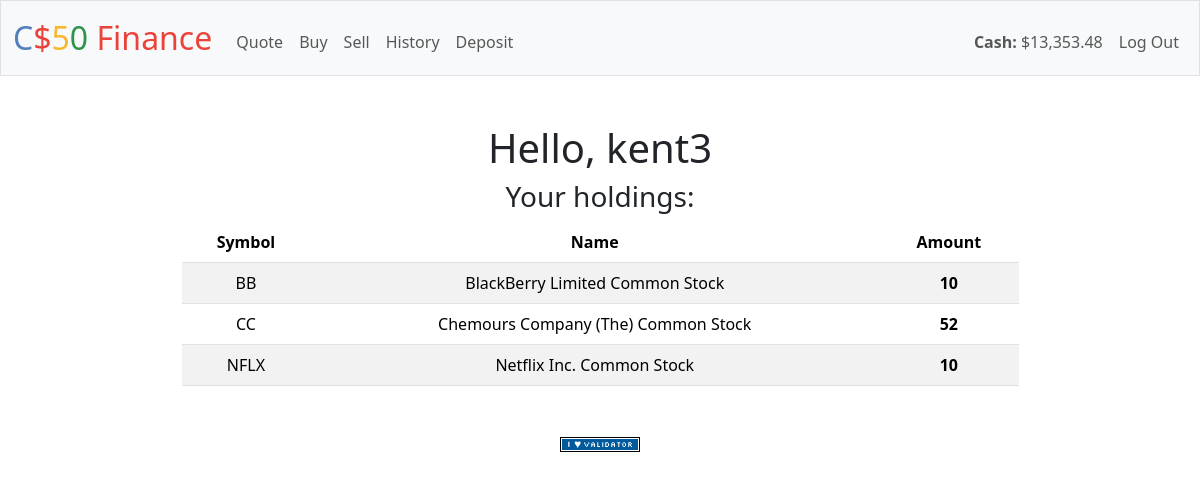
Page / (signed in) on the committed database.
### tables this page shows
CREATE TABLE holdings (
    id INTEGER PRIMARY KEY,
    user_id INTEGER NOT NULL,
    symbol TEXT NOT NULL,
    name TEXT NOT NULL,
    amount INTEGER NOT NULL,
    FOREIGN KEY (user_id) REFERENCES users(id) ON DELETE CASCADE,
    UNIQUE(user_id, symbol)
);

### app.py (the view)
@app.route("/")
@login_required
def index():
    name = session["username"]
    try:
        rows = holdings = db.execute(
            "SELECT symbol, name, amount FROM holdings WHERE user_id=? AND amount > 0 ORDER BY symbol ASC", session["user_id"])
        if not rows:
            flash("You have no active holdings.")
    except:
        flash("Failed to get user holdings.")
    return render_template("index.html", name=name, holdings=holdings)

### app.py (called while the page is built)
@app.after_request
def after_request(response):
    response.headers["Cache-Control"] = "no-cache, no-store, must-revalidate"
    response.headers["Expires"] = 0
    response.headers["Pragma"] = "no-cache"
    return response

### helpers.py (called while the page is built)
def login_required(f):
    @wraps(f)
    def decorated_function(*args, **kwargs):
        if session.get("user_id") is None:
            return redirect("/login")
        return f(*args, **kwargs)
    return decorated_function

def usd(value):
    return f"${value:,.2f}"

### templates/index.html (shortened to what this page needs)
{% extends "layout.html" %}
{% block main %}
    <h1 class="pp-3">Hello, {{ name }}</h1>
    {% if holdings %}
    <h3>Your holdings:</h3>
    <table class="table table-striped w-75 m-auto">
        <thead>
            <tr>
              <th scope="col">Symbol</th>
              <th scope="col">Name</th>
              <th scope="col">Amount</th>
            </tr>
          </thead>
          <tbody>
            {% for holding in holdings %}
            <tr>
                <td>{{ holding.symbol }}</td>
                <td>{{ holding.name }}</td>
                <th scope="row">{{ holding.amount }}</th>
            </tr>
            {% endfor %}
          </tbody>
    </table>
    {% endif %}
{% endblock %}

### rows in the picture
holdings: symbol "BB", name "BlackBerry Limited Common Stock", amount "10"
holdings: symbol "CC", name "Chemours Company (The) Common Stock", amount "52"
holdings: symbol "NFLX", name "Netflix Inc. Common Stock", amount "10"

### other values in the picture
{{ session["cash"] | usd }} "$13,353.48"
{{ name }} "kent3"
